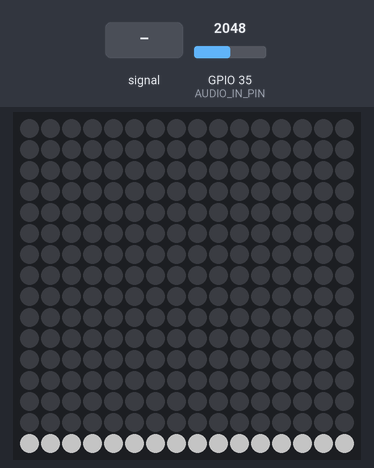
This sketch was run on a simulated ESP32. Shown: 16×16 RGB LED matrix (first LED top left, wired row by row). The inputs (shaded band) are chosen by the test bench; at power-on: GPIO 35 (AUDIO_IN_PIN) = 2048. Dim RGB values are drawn brighter than linear.

Above: at 1.2 s.
1.3 s: GPIO 35 (AUDIO_IN_PIN) fed a 200 Hz sine of ±327 counts around its level
At 3.2 s:
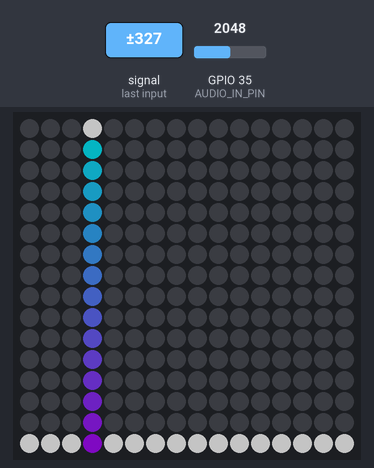
3.4 s: GPIO 35 (AUDIO_IN_PIN) set to 1960
At 3.86 s:
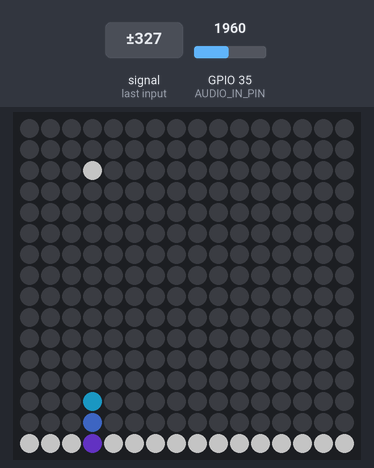
5.4 s: GPIO 35 (AUDIO_IN_PIN) fed a 2 Hz sine of ±1228 counts around its level
At 5.84 s:
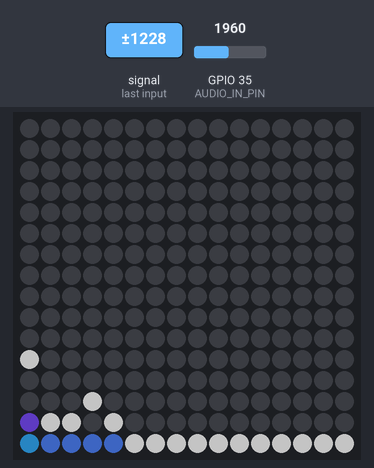
7.2 s: GPIO 35 (AUDIO_IN_PIN) set to 2040
At 7.64 s:
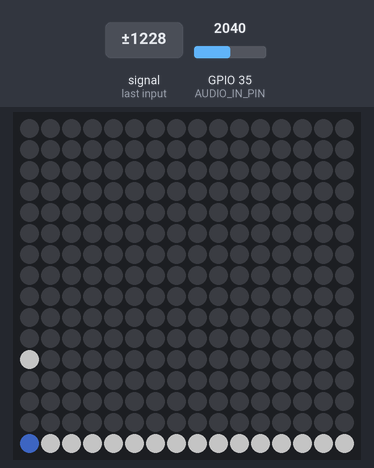
Timing chart, 0 to 10.0 s (numbered marks = the images above; inputs shaded):
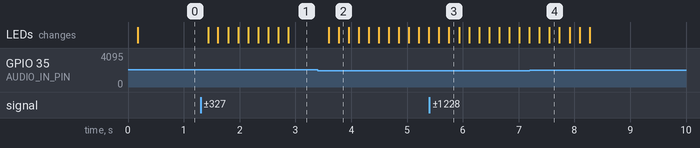

The sketch:

ESPworkshop.ino
```cpp
// Edited to add Neomatrix support for easier compatibility with different layouts.
// For time being, remove button.

#include <FastLED_NeoMatrix.h>
#include <arduinoFFT.h>


#define SAMPLES         1024          // Must be a power of 2
#define SAMPLING_FREQ   40000         // Hz, must be 40000 or less due to ADC conversion time. Determines maximum frequency that can be analysed by the FFT Fmax=sampleF/2.
#define AMPLITUDE       1000          // Depending on your audio source level, you may need to alter this value. Can be used as a 'sensitivity' control.
#define AUDIO_IN_PIN    35            // Signal in on this pin
#define LED_PIN         5             // LED strip data
#define COLOR_ORDER     GRB           // If colours look wrong, play with this
#define CHIPSET         WS2812B       // LED strip type
#define MAX_MILLIAMPS   2000          // Careful with the amount of power here if running off USB port
const int BRIGHTNESS_SETTINGS =150;  // Configureable brightness. If power draw is an issue, lower value
#define LED_VOLTS       5             // Usually 5 or 12
#define NUM_BANDS       16            // To change this, you will need to change the bunch of if statements describing the mapping from bins to bands
#define NOISE           600           // Used as a crude noise filter, values below this are ignored was 500 for MAX4466
const uint8_t kMatrixWidth = 16;                          // Matrix width
const uint8_t kMatrixHeight = 16;                         // Matrix height
#define NUM_LEDS       (kMatrixWidth * kMatrixHeight)     // Total number of LEDs
#define BAR_WIDTH      (kMatrixWidth  / (NUM_BANDS - 1))  // If width >= 8 light 1 LED width per bar, >= 16 light 2 LEDs width bar etc
#define TOP            (kMatrixHeight - 0)                // Don't allow the bars to go offscreen
#define SERPENTINE     true                               // Set to false if you're LEDS are connected end to end, true if serpentine

// Sampling and FFT stuff
unsigned int sampling_period_us;
byte peak[] = {0,0,0,0,0,0,0,0,0,0,0,0,0,0,0,0};              // The length of these arrays must be >= NUM_BANDS
int oldBarHeights[] = {0,0,0,0,0,0,0,0,0,0,0,0,0,0,0,0};
int bandValues[] = {0,0,0,0,0,0,0,0,0,0,0,0,0,0,0,0};
double vReal[SAMPLES];
double vImag[SAMPLES];
unsigned long newTime;
arduinoFFT FFT = arduinoFFT(vReal, vImag, SAMPLES, SAMPLING_FREQ);


// FastLED stuff
CRGB leds[NUM_LEDS];
DEFINE_GRADIENT_PALETTE( purple_gp ) {
  0,   0, 255, 255,   //blue
255, 179,   0, 255 }; //purple
CRGBPalette16 purplePal = purple_gp;


// FastLED_NeoMaxtrix - see https://github.com/marcmerlin/FastLED_NeoMatrix for Tiled Matrixes, Zig-Zag and so forth
FastLED_NeoMatrix *matrix = new FastLED_NeoMatrix(leds, kMatrixWidth, kMatrixHeight,
  NEO_MATRIX_TOP        + NEO_MATRIX_LEFT +
  NEO_MATRIX_ROWS       + NEO_MATRIX_ZIGZAG +
  NEO_TILE_TOP + NEO_TILE_LEFT + NEO_TILE_ROWS);

void setup() {
  Serial.begin(115200);
  FastLED.addLeds<CHIPSET, LED_PIN, COLOR_ORDER>(leds, NUM_LEDS).setCorrection(TypicalSMD5050);
  FastLED.setMaxPowerInVoltsAndMilliamps(LED_VOLTS, MAX_MILLIAMPS);
  FastLED.setBrightness(BRIGHTNESS_SETTINGS);
  FastLED.clear();
  sampling_period_us = round(1000000 * (1.0 / SAMPLING_FREQ));
}


void loop() {

  FastLED.clear();

  // Reset bandValues[]
  for (int i = 0; i<NUM_BANDS; i++){
    bandValues[i] = 0;
  }

  // Sample the audio pin
  for (int i = 0; i < SAMPLES; i++) {
    newTime = micros();
    vReal[i] = analogRead(AUDIO_IN_PIN); // A conversion takes about 9.7uS on an ESP32
    vImag[i] = 0;
    while ((micros() - newTime) < sampling_period_us) { /* chill */ }
  }

  // Compute FFT
  FFT.DCRemoval(); // Remove DC offset
  FFT.Windowing(FFT_WIN_TYP_HAMMING, FFT_FORWARD); // Window to remove truncation effects in FFT
  FFT.Compute(FFT_FORWARD);
  FFT.ComplexToMagnitude();

   //Serial.println(vReal[5]); // debug mic noise

  // Analyse FFT results
  for (int i = 2; i < (SAMPLES/2); i++){       // Don't use sample 0 and only first SAMPLES/2 are usable. Each array element represents a frequency bin and its value the amplitude.
    if (vReal[i] > NOISE) {                    // Add a crude noise filter


    //16 bands, 12kHz top band
      if (i>8   && i<=14  ) bandValues[0]  += (int)vReal[i];
      if (i>14   && i<=18  ) bandValues[1]  += (int)vReal[i];
      if (i>18   && i<=23  ) bandValues[2]  += (int)vReal[i];
      if (i>23   && i<=28  ) bandValues[3]  += (int)vReal[i];
      if (i>28   && i<=36  ) bandValues[4]  += (int)vReal[i];
      if (i>36   && i<=45  ) bandValues[5]  += (int)vReal[i];
      if (i>45   && i<=56  ) bandValues[6]  += (int)vReal[i];
      if (i>56   && i<=71  ) bandValues[7]  += (int)vReal[i];
      if (i>71   && i<=89  ) bandValues[8]  += (int)vReal[i];
      if (i>89   && i<=111  ) bandValues[9]  += (int)vReal[i];
      if (i>111   && i<=139  ) bandValues[10]  += (int)vReal[i];
      if (i>139   && i<=175  ) bandValues[11]  += (int)vReal[i];
      if (i>175   && i<=219  ) bandValues[12]  += (int)vReal[i];
      if (i>219   && i<=275  ) bandValues[13]  += (int)vReal[i];
      if (i>275   && i<=345  ) bandValues[14]  += (int)vReal[i];
      if (i>345             ) bandValues[15]  += (int)vReal[i];

    }
  }

  // Process the FFT data into bar heights
  for (byte band = 0; band < NUM_BANDS; band++) {

    // Scale the bars for the display
    int barHeight = bandValues[band] / AMPLITUDE;

    // if (band == 3) {
    //   Serial.println(barHeight); // debug mic
    // }

    if (barHeight > TOP) barHeight = TOP;

    // Small amount of averaging between frames
    barHeight = ((oldBarHeights[band] * 1) + barHeight) / 2;

    // Move peak up
    if (barHeight > peak[band]) {
      peak[band] = min(TOP, barHeight);
    }

    // Draw bars
    purpleBars(band, barHeight);

    // Draw peaks
    whitePeak(band);

    // Save oldBarHeights for averaging later
    oldBarHeights[band] = barHeight;
  }

  // Decay peak
  EVERY_N_MILLISECONDS(40) {
    for (byte band = 0; band < NUM_BANDS; band++)
      if (peak[band] > 0) peak[band] -= 1;
  }

  FastLED.show();
}

// PATTERNS BELOW //
void purpleBars(int band, int barHeight) {
  int xStart = BAR_WIDTH * band;
  for (int x = xStart; x < xStart + BAR_WIDTH; x++) {
    for (int y = TOP; y >= TOP - barHeight; y--) {
      matrix->drawPixel(x, y, ColorFromPalette(purplePal, y * (255 / (barHeight + 1)), BRIGHTNESS_SETTINGS));
    }
  }
}

void whitePeak(int band) {
  int xStart = BAR_WIDTH * band;
  int peakHeight = TOP - peak[band] - 1;
  for (int x = xStart; x < xStart + BAR_WIDTH; x++) {
    matrix->drawPixel(x, peakHeight, CHSV(0,0,200));
  }
}
```

Measured:
- after the input at 1.3 s, the LEDs: first change after 0.14 s (image 1 shows a later state)
- after the input at 3.4 s, the LEDs: first change after 0.20 s (image 2 shows a later state)
- after the input at 5.4 s, the LEDs: first change after 0.17 s (image 3 shows a later state)
- after the input at 7.2 s, the LEDs: first change after 0.17 s (image 4 shows a later state)
